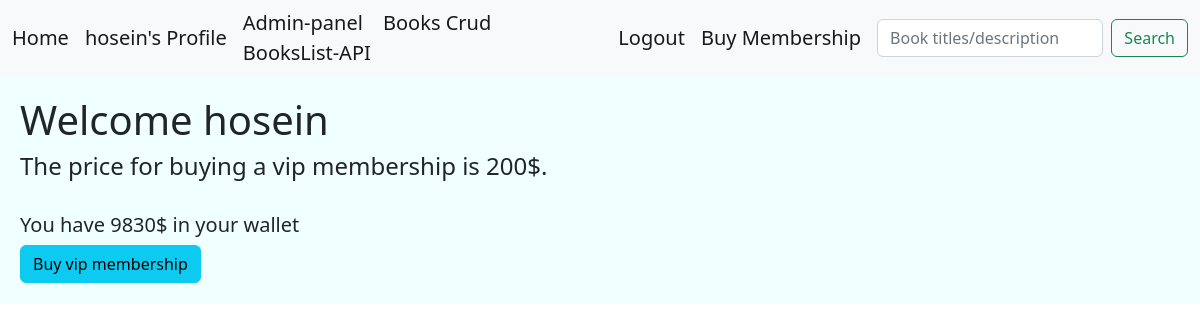
Page /Sub/ (signed in) on the earlier database version.
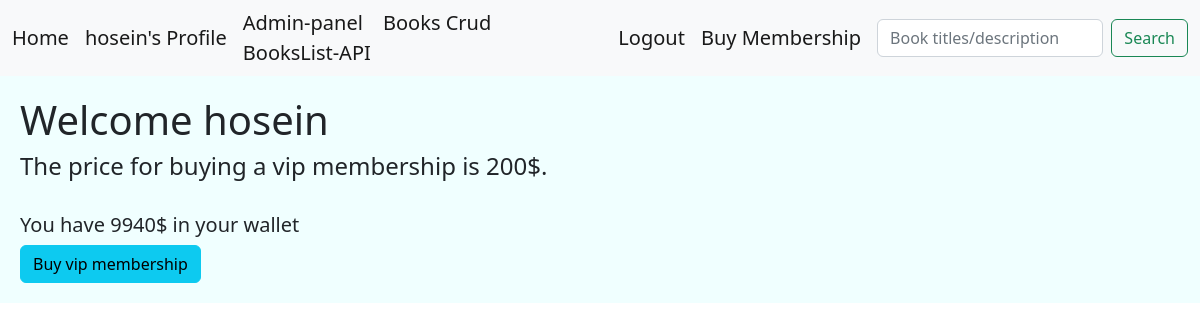
Same page on the later database version.
### account/models.py (models this page shows, shortened)
class CustomUser(AbstractBaseUser):
    MEMBERSHIP_NORMAL = 'N'
    MEMBERSHIP_VIP = 'V'
    MEMBERSHIP_CHOICES = [
        (MEMBERSHIP_NORMAL,'Normal'),
        (MEMBERSHIP_VIP,'VIP'),
    ]
    full_name = models.CharField(max_length=100,unique=True,null=True)
    email = models.EmailField(unique=True)
    expiration_date = models.DateField(null=True)
    membership = models.CharField(max_length=1, choices= MEMBERSHIP_CHOICES, default= MEMBERSHIP_NORMAL)
    phone = models.CharField(max_length=11, unique=True, null=True)
    is_active = models.BooleanField(default=True)
    is_admin = models.BooleanField(default=False)
    wallet = models.PositiveIntegerField(default=0)
    objects = UserManager()
    USERNAME_FIELD = 'phone'
    REQUIRED_FIELDS = ['email','password','full_name',]

### library/views.py (the view)
# urls.py: path('Sub/',views.Subscription.as_view(), name='sub'),
class Subscription(View):
    def get(self,request):
        try:
            user = Model.get(model=User, id=request.user.id) #User.objects.get(id=request.user.id)
            return render(request, 'library/sub.html',{'user_id':user.id})
        except:
            user = 0
            return render(request, 'library/sub.html',{'user_id':user})

### library/repository.py (called while the page is built)
    @staticmethod
    def get(model,id):
        data = model.objects.get(pk=id)
        return data

### library/templates/library/sub.html
{% extends 'main.html' %}
    {% block content %} <H1> Welcome {{ request.user.full_name }} </H1>
    <H4>The price for buying a vip membership is 200$.</H4>
    </br> <H5> You have {{request.user.wallet}}$ in your wallet</H5>
    <a href="{% url 'library:buy' user_id  %}" class="btn btn-info">Buy vip membership</a>
    {% endblock %}

### templates/include/navbar.html (shortened to what this page needs)
<nav class="navbar navbar-expand-lg bg-light">
    <div class="container-fluid">
      <a class="navbar-brand" href=" {% url 'library:home' %} ">Home</a>
      {% if request.user.is_authenticated %}
        <a class="navbar-brand" aria-current="page" href="{% url 'library:user' request.user.id %}">{{request.user.full_name}}'s Profile</a>
      {% endif %}
      <div class="collapse navbar-collapse" id="navbarSupportedContent">
        <ul class="navbar-nav me-auto mb-2 mb-lg-0">
          <li class="nav-item">
            <a class="navbar-brand" aria-current="page" href="http://127.0.0.1:8000/admin">Admin-panel</a>
            <a class="navbar-brand" aria-current="page" href="{% url 'library:bcrud' 0 %}">Books Crud</a>
            <a class="navbar-brand" aria-current="page" href="{% url 'library:bookapi' %}">BooksList-API</a>
          </li>
        </ul>
      {% if request.user.is_authenticated %}
        <a class="navbar-brand" href=" {% url 'account:User_Logout' %} ">Logout</a>
      {% endif %}
      <a class="navbar-brand" href=" {% url 'library:sub' %} ">Buy Membership</a>
      <form class="d-flex" role="search" method="GET" action="{% url 'library:search' %}">
        <input class="form-control me-2" type="search" placeholder="Book titles/description" aria-label="Search" name="search_input">
        <button class="btn btn-outline-success" type="submit">Search</button>
      </form>
      </div>
    </div>
  </nav>

Differences in the rows shown:
changed CustomUser "hosein": user.wallet "9830" → "9940"
